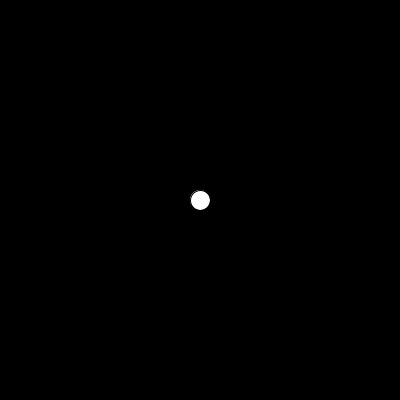
Frame 1 (no input)
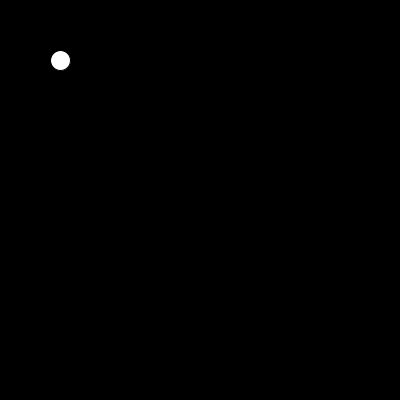
Frame 60 (the mouse pressed at the canvas centre just before this capture)
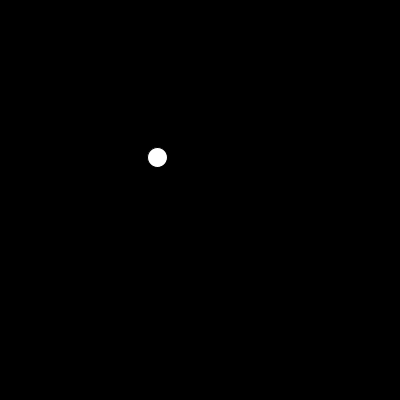
Frame 120 (the mouse held since frame 60 and released just before this capture)

The Processing sketch that drew these frames (run headless with seeded random() and noise(); from frame 60 on, the mouse is pressed at the canvas centre):

// Processing sketch: processing_125551
// ── processing_125551.pde

// define variables for x-Position, y-Position
float x = 200;
float y = 200;

// setup for initialization
void setup() {
  size(400, 400);
}

// draw is being called continuously
void draw() {
  // redraw background every frame
  background(0);
  
  // draw a circle at x-Position and y-Position
  ellipse( x, y, 20, 20);
  
  // 1. calculate the difference to mouse
  // 2. divide that by 50
  // 3. add the result to x-Position and y-Position
  x = (mouseX - x) / 50 + x;
  y = (mouseY - y) / 50 + y;
}
